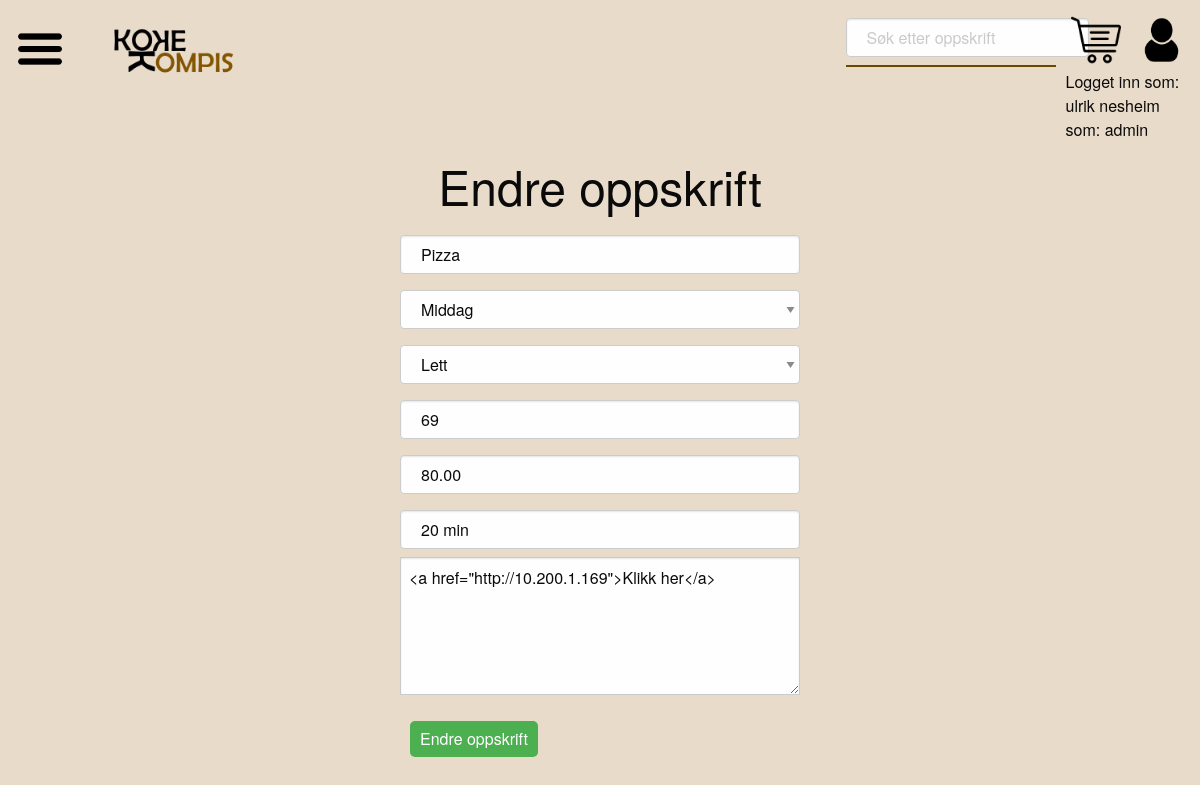
Page /endre_oppskrift.php?id=1 (signed in) on the committed database.
### tables this page shows
CREATE TABLE `brukere` (
  `id` int(11) NOT NULL AUTO_INCREMENT,
  `brukernavn` varchar(45) NOT NULL,
  `passord` varchar(45) NOT NULL,
  `navn` varchar(80) NOT NULL,
  `epost` varchar(100) DEFAULT NULL,
  `telefon` varchar(45) DEFAULT NULL,
  `adresse` varchar(45) DEFAULT NULL,
  `postnummer` int(11) DEFAULT NULL,
  `poststed` varchar(45) DEFAULT NULL,
  `rolle_id` int(11) NOT NULL,
  PRIMARY KEY (`id`),
  KEY `rolle_id_idx` (`rolle_id`),
  CONSTRAINT `rolle_id_fk` FOREIGN KEY (`rolle_id`) REFERENCES `roller` (`id`) ON DELETE NO ACTION ON UPDATE NO ACTION
);

CREATE TABLE `roller` (
  `id` int(11) NOT NULL AUTO_INCREMENT,
  `rolle` enum('kunde','kokk','admin') NOT NULL,
  PRIMARY KEY (`id`)
);

CREATE TABLE `oppskrifter` (
  `id` int(11) NOT NULL AUTO_INCREMENT,
  `tittel` varchar(45) NOT NULL,
  `bilde_url` varchar(45) DEFAULT NULL,
  `utgitt_dato` datetime NOT NULL,
  `vanskelighetsgrad` varchar(45) NOT NULL,
  `anbefalt_porsjoner` int(11) NOT NULL,
  `kategori_id` int(11) NOT NULL,
  `beregnet_tid` varchar(45) NOT NULL,
  `pris` decimal(10,2) NOT NULL DEFAULT 0.00,
  `fremgangsmåte` text DEFAULT NULL,
  PRIMARY KEY (`id`),
  KEY `fk_oppskrifter_kategori1_idx` (`kategori_id`),
  CONSTRAINT `fk_oppskrifter_kategori1` FOREIGN KEY (`kategori_id`) REFERENCES `kategori` (`id`) ON DELETE NO ACTION ON UPDATE NO ACTION
);

### endre_oppskrift.php (the view, shortened to what this page needs)
<?php
        require_once "includes/common.php";
        if (isset($_SESSION['bruker_id'])) {
            $userinfo = getbrukerinfo($_SESSION['bruker_id']);
        } else {
            echo "Fant ikke bruker_id";
            exit();
        }
?>
<!DOCTYPE html>
<html lang="en">
<head>
    <link rel="stylesheet" href="https://cdnjs.cloudflare.com/ajax/libs/foundation/6.8.1/css/foundation.min.css"
 />
    <link rel="stylesheet" href="css/style.css" type="text/css">
</head>
<body>
<header>
        <div>
            <div class="menu-container">
                <img class="img-icon menu-icon" src="images/icon-img/menu_icon.png" alt="menu icon">
            </div>
            <a href="index.php"><img class="logo" src="images/logo/kokekompis.png" alt="menu icon"></a>
        </div>
        <div class="space_between">
            <div class="search_and_suggestions">
                <div class="søke_input">
                    <div class="space_between">
                        <input class="input_text" type="text" id="searchInput" placeholder="Søk etter oppskrift">
                    </div>
                </div>
                <div class="suggestions">
                </div>
            </div>
            <div>
                <a href="handlekurv.php"><img class="img-icon" src="images/icon-img/handlekurv.png"
                        alt="profile icon"></a>
                <a href="log_inn.php"><img class="img-icon" src="images/icon-img/profile_icon.png"
                        alt="profile icon"></a>
                <div class="user-info">
                    <?php
                    require_once "includes/dbh.inc.php";
                    require_once "includes/common.php";
                    echo show_userinfo($_SESSION['bruker_id']);
                    ?>
                </div>
            </div>
        </div>
    </header>
    <?php
    require "includes/dbh.inc.php";
    if ($_GET['id']) {
        $id = $_GET['id'];
        $oppskriftQuery = "SELECT * FROM oppskrifter WHERE id = :id";
        $stmt = $pdo->prepare($oppskriftQuery);
        $stmt->bindParam(':id', $id);
        $stmt->execute();
        $oppskrift = $stmt->fetch(PDO::FETCH_ASSOC);
    } else {
        echo "<p>Mangler oppskrifts-ID i URLen</p>";
    }
    ?>
    <div class="kategori_overskrift">
        <h1>Endre oppskrift</h1>
    </div>
    <div class="center">
        <div class="box">
            <div class="innhold_plassering">
                <form action="endre_oppskrift_handler.php" method="POST">
                    <input class="input_text"  class="input_width" type="text" name="tittel" placeholder="Matrett"
                        value="<?php echo $oppskrift['tittel']; ?>" required>
                    <select class="input_text" name="kategori_id">
                        <?php
                        $kategoriQuery = "SELECT * FROM kategori";
                        $stmt = $pdo->prepare($kategoriQuery);
                        $stmt->execute();
                        $kategorier = $stmt->fetchAll(PDO::FETCH_ASSOC);
                        $options = "";
                        if (empty($kategorier)) {
                            echo "<p>Fant ikke noen kategorier</p>";
                        } else {
                            foreach ($kategorier as $kategori) {
                                $kategori_id = $kategori['id'];
                                $kategori_navn = $kategori['navn'];
                                $selected = ($kategori_id == $oppskrift['kategori_id']) ? 'selected' : '';
                                $options .= "<option value='$kategori_id' $selected>$kategori_navn</option>\n";
                            }
                        }
                        echo $options;
                        ?>
                    </select>
                    <select class="input_text" name="vanskelighetsgrad">
                        <option value="lett" <?php if ($oppskrift['vanskelighetsgrad'] == "lett")
                            echo "selected"; ?>>Lett
                        </option>
                    </select>
                    <input class="input_text" type="number" name="anbefalt_porsjoner" placeholder="Anbefalt porsjoner"
                        value="<?php echo $oppskrift['anbefalt_porsjoner']; ?>" required>
                    <input class="input_text" type="number" name="pris" placeholder="Pris" value="<?php echo $oppskrift['pris']; ?>"
                        required>
                    <input class="input_text" type="text" name="beregnet_tid" placeholder="Beregnet tid"
                        value="<?php echo $oppskrift['beregnet_tid']; ?>" required>
                    <textarea name="fremgangsmåte" placeholder="Fremgangsmåte" cols="50"
                        rows="5"><?php echo $oppskrift['fremgangsmåte']; ?></textarea>
                    <button class="button">Endre oppskrift</button> <br>
                </form>
            </div>
        </div>
    </div>
</body>
</html>

### includes/common.php (shortened to what this page needs)
<?php
function getbrukerinfo($id)
{
    try {
        require "dbh.inc.php";
        $query = "SELECT brukere.brukernavn, brukere.navn, roller.rolle
              FROM brukere
              INNER JOIN roller ON brukere.rolle_id = roller.id
              WHERE brukere.id = :id";
        $stmt = $pdo->prepare($query);
        $stmt->bindParam(":id", $id);
        $stmt->execute();
        $result = $stmt->fetch(PDO::FETCH_ASSOC);
        if (empty($result)) {
            return (null);
        } else {
            $brukerinfo = array("brukernavn" => $result["brukernavn"],
            "rolle" => $result["rolle"],
            "navn" => $result["navn"]);
            return ($brukerinfo);
        }
    } catch (PDOException $e) {
        return (null);
    }
}
function show_userinfo ($id) {
    if (isset($id)) {
        $info = getbrukerinfo($id);
        return "<span>Logget inn som: <br> $info[navn] <br> som: $info[rolle]</span>";
    } else {
        return "Du er ikke logget inn";
    }
}
?>

### css/style.css (style rules this page uses)
body { background-color: rgb(233, 219, 202); }
header { display: flex; justify-content: space-between; margin: 5px; padding: 5px; }
.img-icon { width: 50px; height: 50px; margin: 5px; }
.logo { width: 150px; margin-left: 20px; }
.space_between { display: flex; justify-content: space-between; }
.menu-container { position: relative; display: inline-block; }
.center { display: flex; justify-content: center; }
.kategori_overskrift { display: flex; justify-content: center; font-size: 27px; }
.innhold_plassering { width: 400px; display: flex; flex-wrap: wrap; }
.button { background-color: #4CAF50; color: white; padding: 10px; border: none; margin: 10px; text-align: center; text-decoration: none; display: inline-block; border-radius: 5px; font-size: 16px; margin-top: 10px; cursor: pointer; }
.input_text { width: 400px; padding: 12px 20px; margin: 8px 0; display: inline-block; border: 1px solid #ccc; border-radius: 4px; box-sizing: border-box; }
.search_and_suggestions { width: 210px; margin-right: 10px; }
.suggestions { display: grid; position: absolute; word-wrap: normal; width: 210px; background-color: #e5bfa1; border: 1px solid rgb(104, 75, 0); }

### rows in the picture
brukere: navn "ulrik nesheim", rolle.rolle "admin"
oppskrifter: tittel "Pizza", vanskelighetsgrad "Lett", anbefalt_porsjoner "69", pris "80.00", beregnet_tid "20 min", fremgangsmåte "<a href=\"http://10.200.1.169\">Klikk her</a>"

### other values in the picture
form field kategori_id "Middag"
